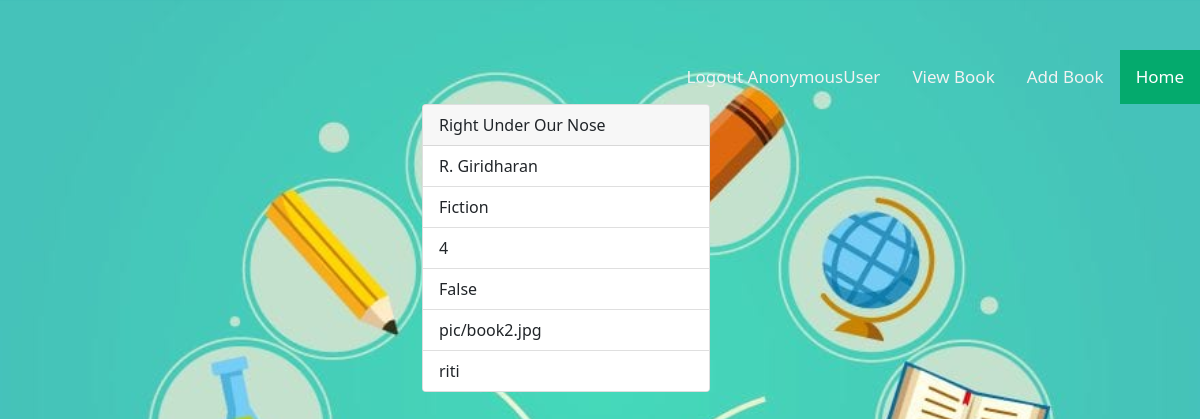
The page /books/6 on the database its author committed.
### book/models.py (models this page shows, shortened)
class books(models.Model):
    CATEGORY = (
        ('Fantasy', 'Fantasy'),
        ('Literary', 'Literary'),
        ('Mystery', 'Mystery'),
        ('Non-Fiction', 'Non-Fiction'),
        ('Science', 'Science'),
        ('Fiction', 'Fiction'),
        ('Thriller', 'Thriller'),
    )
    book_name=models.CharField(max_length=200,unique=True)
    author=models.CharField(max_length=200)
    category=models.CharField(max_length=200,choices=CATEGORY, null=True)
    review = models.IntegerField(null=True)
    favourites = models.BooleanField(default=True)
    image = models.ImageField(upload_to='pic', blank=True)
    user = models.ForeignKey(User, on_delete=models.CASCADE, null=True)

### book/views.py (the view)
# urls.py: path("books/<int:id>",book_details,name="details"),
def book_details(request,id):
    book=books.objects.get(id=id)
    context={}
    context["book"]=book
    return render(request,"book_detail.html",context)

### book/templates/book_detail.html (shortened to what this page needs)
<!DOCTYPE html>
{%extends 'base.html'%}
{%block   body_block%}
<div class="container">
       <div class="row">
           <div class="col-4"></div>
           <div class="col-4">
              <div class="card" style="width: 18rem;">
  <div class="card-header">
    {{book.book_name}}
  </div>
  <ul class="list-group list-group-flush">
        <li class="list-group-item">{{book.author}}</li>
        <li class="list-group-item">{{book.category}}</li>
        <li class="list-group-item">{{book.review}}</li>
        <li class="list-group-item">{{book.favourites}}</li>
        <li class="list-group-item">{{book.image}}</li>
        <li class="list-group-item">{{book.user}}</li>
  </ul>
</div>
           </div>
           <div class="col-4"></div>
       </div>
</div>
{%endblock%}

### book/static/css/style.css (style rules this page uses)
body { width: 100%; height: 400px; background-image: url("../images/Books.jpg"); background-size: 100%; }

### rows shown on the page
books: book_name "Right Under Our Nose", author "R. Giridharan", category "Fiction", review "4", favourites "False", image "pic/book2.jpg", user "riti"

### other values the page prints
{{ request.user }} "AnonymousUser"
